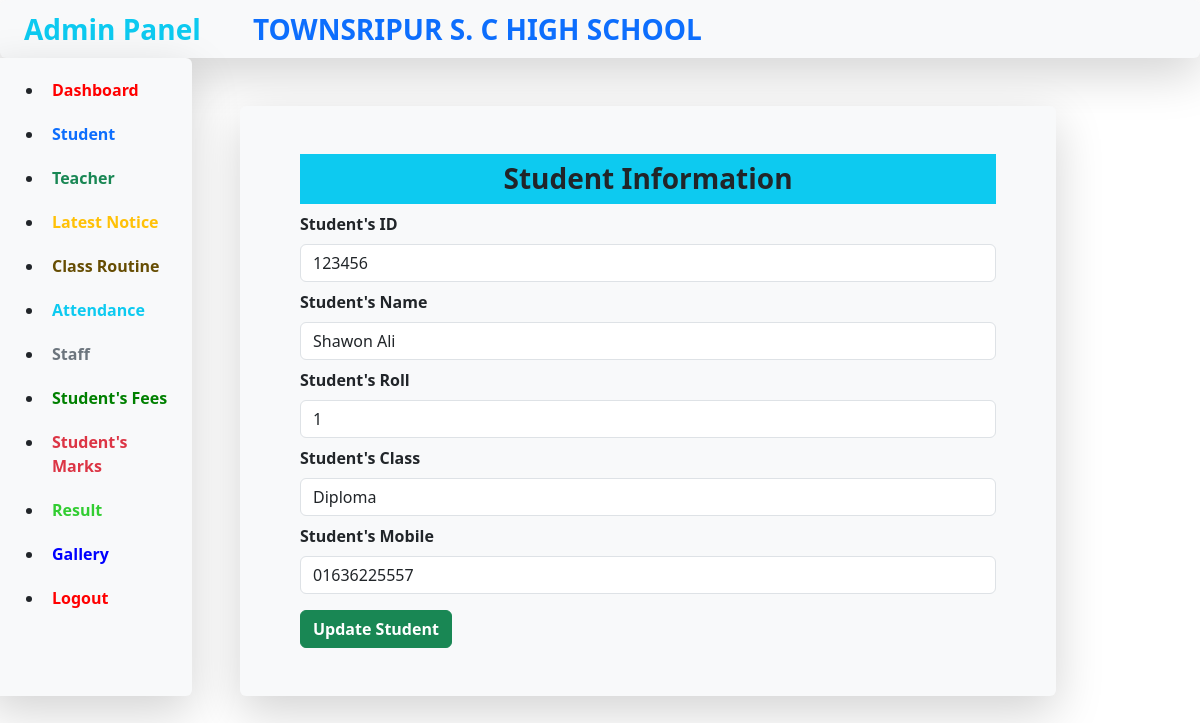
Screenshot of /update_student.php?students_id=123456 with the database file from the repository.
### tables this page shows
CREATE TABLE `student` (
  `students_id` int(20) NOT NULL,
  `students_name` varchar(255) NOT NULL,
  `students_roll` varchar(255) NOT NULL,
  `students_class` varchar(255) NOT NULL,
  `students_mobile` varchar(11) NOT NULL
);

### update_student.php (the view, shortened to what this page needs)
<?php
    include("database.php");
?>
<?php
    if(isset($_GET['students_id'])){
        $students_id = $_GET['students_id'];
    }
    $sql = "SELECT * FROM student WHERE students_id = '$students_id'";
    $result = mysqli_query($conn, $sql);
    if(!$result){
        die("SQL Statement Wrong");
    }
    else{
        $row = mysqli_fetch_assoc($result);
    }
?>
<!DOCTYPE html>
<html lang="en">
    <head>
        <link href="https://cdn.jsdelivr.net/npm/bootstrap@5.3.2/dist/css/bootstrap.min.css" rel="stylesheet">
    </head>
    <body>
        <div class="shadow-lg p-2 bg-body-tertiary rounded">
            <span class="fs-3 fw-bold ms-3 text-info">Admin Panel</span>
            <span class="fs-3 fw-bold ms-5 text-primary">TOWNSRIPUR S. C HIGH SCHOOL</span>
        </div>
<div class="row">
    <div class="col-2 shadow-lg p-2 bg-body-tertiary rounded">
        <ul>
            <li class="nav-item p-2 m-1 ms-3 fw-bold">
                <a class="nav-link " href="dashboard.php">
                <span style="color: red;">Dashboard</span>
                </a>
            </li>
            <li class="nav-item p-2 m-1 ms-3 fw-bold">
                <a class="nav-link " href="student.php">
                <span class="text-primary">Student</span>
                </a>
            </li>
            <li class="nav-item p-2 m-1 ms-3 fw-bold">
                <a class="nav-link " href="teacher.php">
                <span class="text-success">Teacher</span>
                </a>
            </li>
            <li class="nav-item p-2 m-1 ms-3 fw-bold">
                <a class="nav-link " href="latest_notice.php">
                <span class="text-warning">Latest Notice</span>
                </a>
            </li>
            <li class="nav-item p-2 m-1 ms-3 fw-bold">
                <a class="nav-link " href="#">
                <span class="text-warning-emphasis">Class Routine</span>
                </a>
            </li>
            <li class="nav-item p-2 m-1 ms-3 fw-bold">
                <a class="nav-link " href="#">
                <span class="text-info">Attendance</span>
                </a>
            </li>
            <li class="nav-item p-2 m-1 ms-3 fw-bold">
                <a class="nav-link " href="#">
                <span class="text-secondary">Staff</span>
                </a>
            </li>
            <li class="nav-item p-2 m-1 ms-3 fw-bold">
                <a class="nav-link " href="#">
                <span style="color: green;">Student's Fees</span>
                </a>
            </li>
            <li class="nav-item p-2 m-1 ms-3 fw-bold">
                <a class="nav-link " href="#">
                <span class="text-danger">Student's Marks</span>
                </a>
            </li>
            <li class="nav-item p-2 m-1 ms-3 fw-bold">
                <a class="nav-link " href="#">
                <span style="color: limegreen;">Result</span>
                </a>
            </li>
            <li class="nav-item p-2 m-1 ms-3 fw-bold">
                <a class="nav-link " href="#">
                <span style="color: blue;">Gallery</span>
                </a>
            </li>
            <li class="nav-item p-2 m-1 ms-3 fw-bold">
                <a class="nav-link " href="logout.php">
                <span style="color: red;">Logout</span>
                </a>
            </li>
        </ul>
    </div>
    <div class="col-8 mt-5 ms-5 shadow-lg bg-body-tertiary rounded">
        <div class="m-5">
            <h3 class="text-center bg-info p-2 fw-bold">Student Information</h3>
            <form action="update_student.php?students_id=<?php echo $students_id; ?>" method="POST">
            <div class="form-group mb-2">
                <label for="" class="pb-2 fw-bold">Student's ID</label>
                <input type="text" name="students_id" class="form-control" value="<?php echo $row['students_id']; ?>">
            </div>
            <div class="form-group mb-2">
                <label for="" class="pb-2 fw-bold">Student's Name</label>
                <input type="text" name="students_name" class="form-control" value="<?php echo $row['students_name']; ?>">
            </div>
            <div class="form-group mb-2">
                <label for="" class="pb-2 fw-bold">Student's Roll</label>
                <input type="text" name="students_roll" class="form-control" value="<?php echo $row['students_roll']; ?>">
            </div>
            <div class="form-group mb-2">
                <label for="" class="pb-2 fw-bold">Student's Class</label>
                <input type="text" name="students_class" class="form-control" value="<?php echo $row['students_class']; ?>">
            </div>
            <div class="form-group mb-2">
                <label for="" class="pb-2 fw-bold">Student's Mobile</label>
                <input type="text" name="students_mobile" class="form-control" value="<?php echo $row['students_mobile']; ?>">
            </div>
                <button type="submit" name="update_student" class="btn btn-success mt-2 fw-bold">Update Student</button>
        </form>
    </div>
</div>
  </body>
</html>

### rows the page displays
student: students_id "123456", students_name "Shawon Ali", students_roll "1", students_class "Diploma", students_mobile "01636225557"
